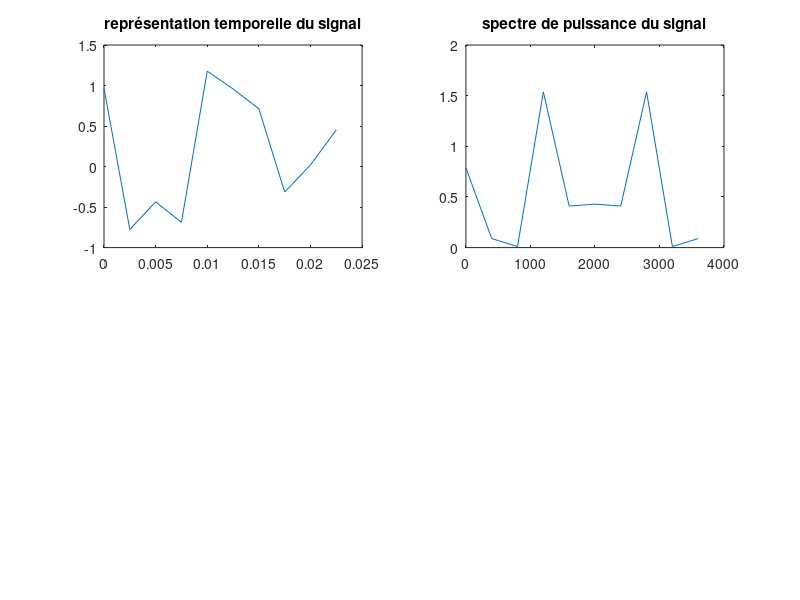

MATLAB code to generate this figure: (Note: this script raises an error after producing the figure.)
%% Hilmi Nadia, Ginesy Damien

%% Introduction

clear;
close all;
clc;

%% Approche par FFT

fmin=300;
fmax=800;
fech=400;
Tech=1/fech;
f=50;
N=10;%nb échantillon
time=0:Tech:N*Tech-Tech;
signal=randn(1,N);

figure;
subplot(2,2,1);
plot(time,signal);
title('représentation temporelle du signal');

%calcul de la puissance vehiculee dans une bande de frequence donnee

%but= se debarasser de la dep de la realisation
%TF(xcorr) estimation de la dsp

%La DSP d'un signal est la TF de la fonction d'autocorrélation=> pas dep de
%la realisation

%spectre de puissance
%=>lisser et moyenner le spectre de puissance avec coeff 1/N dans domaine
%frequentiel
%->periodogramme 

%spectre de puissance
N=length(signal);
X=abs(fft(signal)).^2/N;
fn = 0:fech:(N-1)*fech;
subplot(2,2,2);
plot(fn,fftshift(X));
title('spectre de puissance du signal');

int=methode_rectangle(500,1000,fft(signal),fn);





